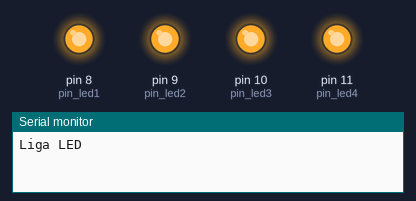
Bench run of a sketch on a simulated Arduino Uno, built with avr-gcc and run on an emulated ATmega328P. Parts: output pins drawn as LEDs (lit = HIGH), the last lines printed to the serial monitor.

Above: at 0.5 s.
At 3.5 s:
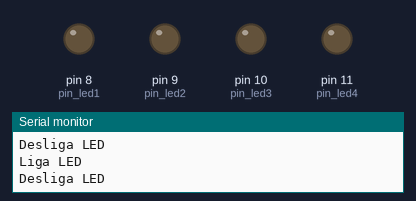
Timing chart, 0 to 4.6 s (numbered marks = the images above):
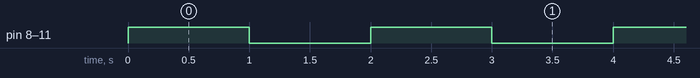

Measured:
- by itself, pin 8 (pin_led1), pin 9 (pin_led2), pin 10 (pin_led3), pin 11 (pin_led4): alternates HIGH for 1.0 s and LOW for 1.0 s

The sketch:

Atividade_1.ino
```cpp
#define pin_led1 8  //declara a posição do pin_led1
#define pin_led2 9  //         ''          pin_led2
#define pin_led3 10 //         ''          pin_led3
#define pin_led4 11 //         ''          pin_led4

void setup() {
  Serial.begin(9600);
  pinMode(pin_led1, OUTPUT); //define a saída do pin_led1
  pinMode(pin_led2, OUTPUT); //       ''         pin_led2
  pinMode(pin_led3, OUTPUT); //       ''         pin_led3
  pinMode(pin_led4, OUTPUT); //       ''         pin_led4
}

void loop() {
  Serial.println("Liga LED");
  digitalWrite(pin_led1, HIGH); //liga o pin_led1
  digitalWrite(pin_led2, HIGH); //  ''   pin_led2
  digitalWrite(pin_led3, HIGH); //  ''   pin_led3
  digitalWrite(pin_led4, HIGH); //  ''   pin_led4
  delay(1000); //para o código pelo tempo determinado
  Serial.println("Desliga LED");
  digitalWrite(pin_led1, LOW); //desliga o pin_led1
  digitalWrite(pin_led2, LOW); //    ''    pin_led2
  digitalWrite(pin_led3, LOW); //    ''    pin_led3
  digitalWrite(pin_led4, LOW); //    ''    pin_led4
  delay(1000); //para o código pelo tempo determinado

}
```
